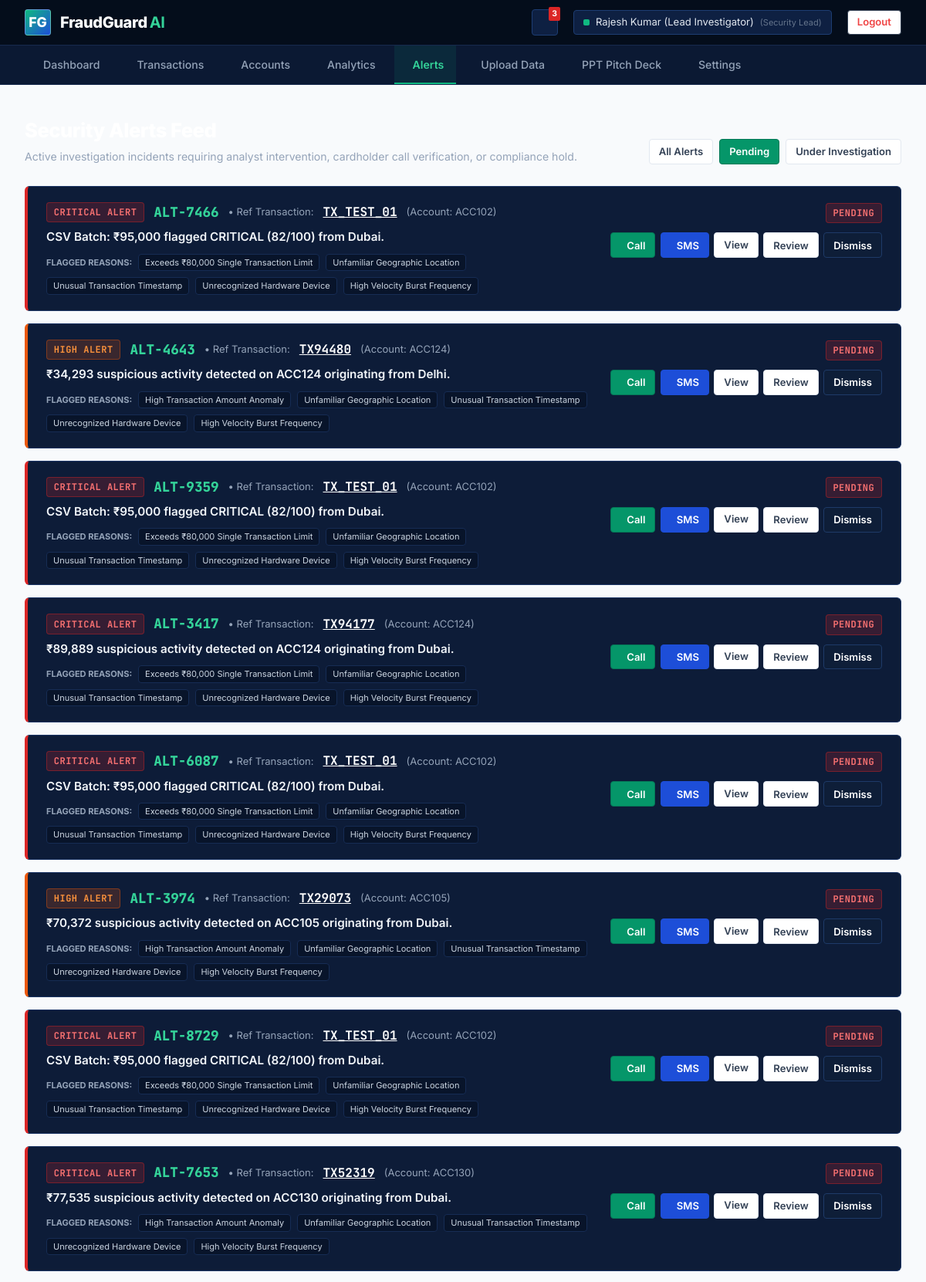
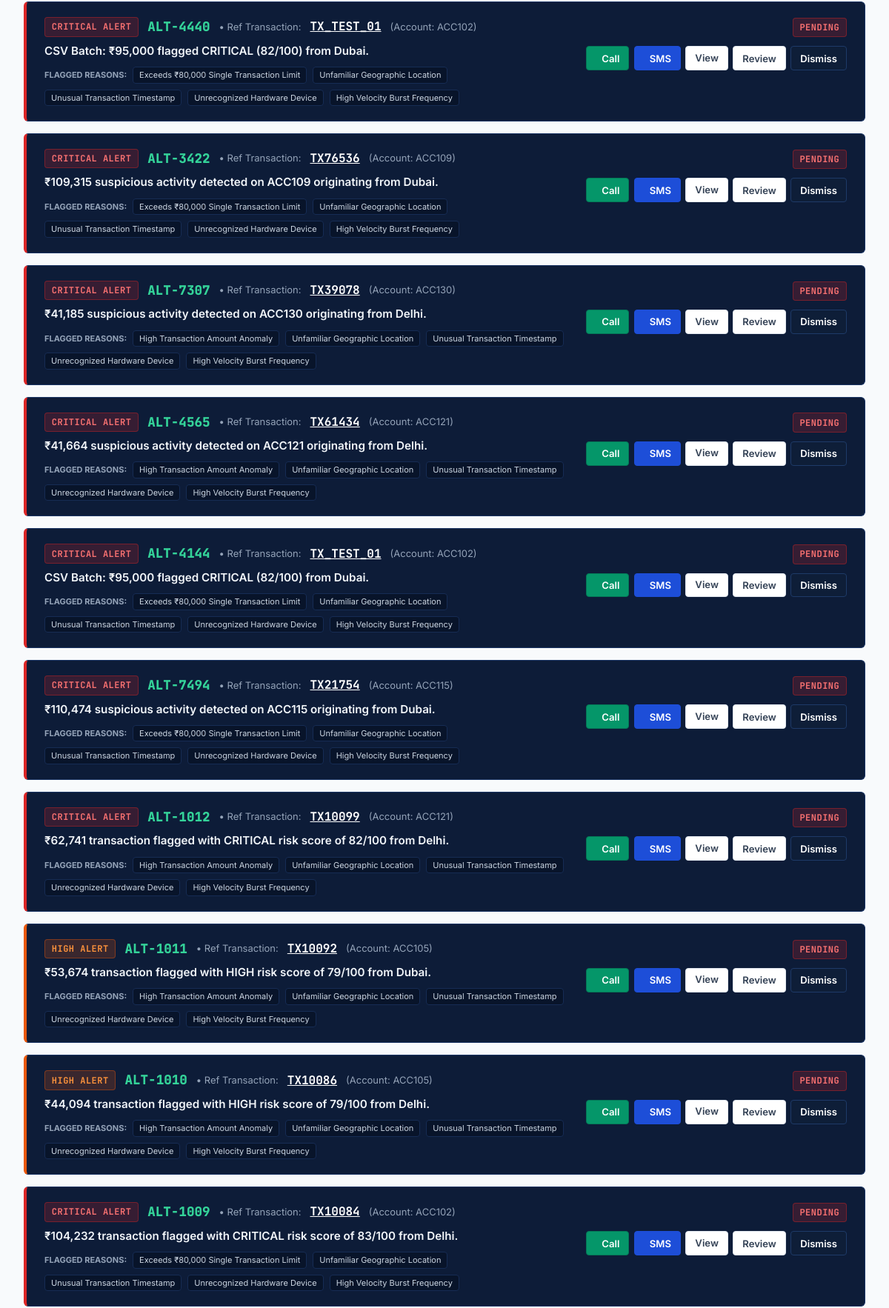
Screenshot of /alerts?status=PENDING (signed in, upper part) with the database file from the repository (2 pictures, top to bottom).
### tables this page shows
CREATE TABLE alerts (
            id INTEGER PRIMARY KEY AUTOINCREMENT,
            alert_id TEXT UNIQUE NOT NULL,
            transaction_id TEXT NOT NULL,
            account_id TEXT NOT NULL,
            severity TEXT NOT NULL,
            message TEXT NOT NULL,
            reasons TEXT DEFAULT '[]',
            status TEXT DEFAULT 'PENDING',
            created_at TIMESTAMP DEFAULT CURRENT_TIMESTAMP,
            FOREIGN KEY (transaction_id) REFERENCES transactions (transaction_id)
        );

### app.py (the view)
@app.route('/alerts')
@login_required
def alerts_view():
    status_filter = request.args.get('status', 'ALL')
    alerts_list = get_all_alerts(status_filter=status_filter)
    for a in alerts_list:
        try:
            a['reasons_list'] = json.loads(a['reasons']) if a['reasons'] else []
        except Exception:
            a['reasons_list'] = []
    return render_template('alerts.html', alerts=alerts_list, status_filter=status_filter)

### app.py (called while the page is built)
def login_required(f):
    @wraps(f)
    def decorated_function(*args, **kwargs):
        if 'user_id' not in session:
            if request.is_json or request.path.startswith('/api/'):
                return jsonify({'success': False, 'message': 'Authentication required. Please log in.'}), 401
            return redirect(url_for('login_view', next=request.url))
        return f(*args, **kwargs)
    return decorated_function

### database.py (called while the page is built)
def get_db_connection():
    os.makedirs(os.path.dirname(DB_PATH), exist_ok=True)
    conn = sqlite3.connect(DB_PATH, timeout=30.0)
    conn.row_factory = sqlite3.Row
    return conn

def get_all_alerts(status_filter=None):
    conn = get_db_connection()
    if status_filter and status_filter != 'ALL':
        rows = conn.execute('SELECT * FROM alerts WHERE status = ? ORDER BY id DESC', (status_filter,)).fetchall()
    else:
        rows = conn.execute('SELECT * FROM alerts ORDER BY id DESC').fetchall()
    conn.close()
    return [dict(r) for r in rows]

### templates/alerts.html (shortened to what this page needs)
{% extends "base.html" %}
{% block content %}
<div class="app-main-content">
    <div style="margin-bottom: 1.75rem; display: flex; justify-content: space-between; align-items: flex-end;">
        <div>
            <h1 style="font-size: 1.6rem; font-weight: 800; color: #FFFFFF; letter-spacing: -0.02em;">
            </h1>
            <p style="font-size: 0.88rem; color: #94A3B8; margin-top: 0.2rem;">
                Active investigation incidents requiring analyst intervention, cardholder call verification, or compliance hold.
            </p>
        </div>
        <div style="display: flex; gap: 0.5rem;">
            <a href="{{ url_for('alerts_view', status='ALL') }}" class="btn btn-sm {% if status_filter == 'ALL' %}btn-green{% else %}btn-secondary{% endif %}">
                All Alerts
            </a>
            <a href="{{ url_for('alerts_view', status='PENDING') }}" class="btn btn-sm {% if status_filter == 'PENDING' %}btn-green{% else %}btn-secondary{% endif %}">
                Pending
            </a>
            <a href="{{ url_for('alerts_view', status='UNDER_INVESTIGATION') }}" class="btn btn-sm {% if status_filter == 'UNDER_INVESTIGATION' %}btn-green{% else %}btn-secondary{% endif %}">
                Under Investigation
            </a>
        </div>
    </div>
    <div style="display: flex; flex-direction: column; gap: 1rem;">
        {% for alert in alerts %}
        <div id="alert-row-{{ alert.alert_id }}" class="panel-card" style="border-left: 4px solid {% if alert.severity == 'CRITICAL' %}#DC2626{% elif alert.severity == 'HIGH' %}#EA580C{% else %}#D97706{% endif %}; padding: 1.25rem 1.5rem;">
            <div style="display: flex; justify-content: space-between; align-items: flex-start; gap: 1.5rem; flex-wrap: wrap;">
                <div style="flex: 1; min-width: 320px;">
                    <div style="display: flex; align-items: center; gap: 0.75rem; margin-bottom: 0.5rem;">
                        <span class="risk-tag {{ alert.severity.lower() }}">
                            {{ alert.severity }} ALERT
                        </span>
                        <span class="mono" style="font-weight: 800; color: #34D399; font-size: 1.1rem;">
                            {{ alert.alert_id }}
                        </span>
                        <span style="color: #94A3B8; font-size: 13px;">&bull; Ref Transaction:</span>
                        <a href="{{ url_for('transaction_details_view', tx_id=alert.transaction_id) }}" class="mono" style="font-weight: 700; color: #FFFFFF; text-decoration: underline;">
                            {{ alert.transaction_id }}
                        </a>
                        <span style="color: #94A3B8; font-size: 13px;">(Account: {{ alert.account_id }})</span>
                    </div>
                    <div style="font-size: 0.95rem; font-weight: 600; color: #F1F5F9; margin-bottom: 0.6rem;">
                        {{ alert.message }}
                    </div>
                    {% if alert.reasons_list %}
                    <div style="display: flex; flex-wrap: wrap; gap: 0.5rem; align-items: center;">
                        <span style="font-size: 11px; font-weight: 700; color: #94A3B8; text-transform: uppercase;">FLAGGED REASONS:</span>
                        {% for r in alert.reasons_list %}
                        <span style="background: #08142A; border: 1px solid #162C54; border-radius: 4px; padding: 2px 8px; font-size: 11px; color: #CBD5E1;">
                            {{ r }}
                        </span>
                        {% endfor %}
                    </div>
                    {% endif %}
                </div>
                <div style="display: flex; flex-direction: column; align-items: flex-end; gap: 0.75rem;">
                    <div>
                        <span id="status-badge-{{ alert.alert_id }}" class="risk-tag {% if alert.status == 'PENDING' %}critical{% elif alert.status == 'UNDER_INVESTIGATION' %}medium{% else %}low{% endif %}">
                            {{ alert.status }}
                        </span>
                    </div>
                    <div style="display: flex; gap: 0.4rem; flex-wrap: wrap;">
                        <button class="btn btn-green btn-sm btn-call-customer" data-account-id="{{ alert.account_id }}" data-tx-id="{{ alert.transaction_id }}">
                             Call
                        </button>
                        <button class="btn btn-primary btn-sm btn-send-message" data-account-id="{{ alert.account_id }}" data-tx-id="{{ alert.transaction_id }}">
                             SMS
                        </button>
                        <a href="{{ url_for('transaction_details_view', tx_id=alert.transaction_id) }}" class="btn btn-secondary btn-sm">
                            View
                        </a>
                        <button class="btn btn-secondary btn-sm btn-review-alert" data-alert-id="{{ alert.alert_id }}">
                            Review
                        </button>
                        <button class="btn btn-dark btn-sm btn-dismiss-alert" data-alert-id="{{ alert.alert_id }}">
                            Dismiss
                        </button>
                    </div>
                </div>
            </div>
        </div>
        {% endfor %}
    </div>
</div>
{% endblock %}

### static/css/style.css (style rules this page uses)
:root { --navy-dark: #071224; --navy-surface: #0E1E38; --navy-card: #13274A; --navy-border: #1E3A68; --blue-primary: #1D4ED8; --blue-hover: #1E40AF; --blue-light: #EFF6FF; --blue-subtle: #DBEAFE; --blue-accent: #38BDF8; --emerald-primary: #059669; --emerald-accent: #10B981; --emerald-light: #ECFDF5; --emerald-dark: #064E3B; --emerald-border: #6EE7B7; --teal-accent: #0D9488; --teal-light: #CCFBF1; --teal-dark: #115E59; --off-white: #F8FAFC; --cream-surface: #F0FDF4; --gray-subtle: #E2E8F0; --gray-muted: #64748B; --gray-dark: #334155; --text-main: #0F172A; --text-light: #F1F5F9; --text-muted: #94A3B8; --risk-critical: #DC2626; --risk-critical-bg: #FEF2F2; --risk-high: #EA580C; --risk-high-bg: #FFF7ED; --risk-medium: #D97706; --risk-medium-bg: #FFFBEB; --risk-low: #059669; --risk-low-bg: #ECFDF5; --radius-xs: 2px; --radius-sm: 4px; --radius-md: 6px; --radius-lg: 8px; --shadow-sm: 0 1px 2px 0 rgba(0, 0, 0, 0.05); --shadow-md: 0 4px 6px -1px rgba(0, 0, 0, 0.1), 0 2px 4px -1px rgba(0, 0, 0, 0.06); --shadow-lg: 0 10px 15px -3px rgba(0, 0, 0, 0.15), 0 4px 6px -2px rgba(0, 0, 0, 0.05); }
* { box-sizing: border-box; margin: 0; padding: 0; }
body { font-family: 'Inter', -apple-system, BlinkMacSystemFont, 'Segoe UI', Roboto, sans-serif; color: var(--text-main); background-color: var(--off-white); line-height: 1.5; -webkit-font-smoothing: antialiased; }
code, pre, .mono { font-family: 'JetBrains Mono', monospace; }
a { color: inherit; text-decoration: none; }
.btn { display: inline-flex; align-items: center; justify-content: center; gap: 0.5rem; font-family: inherit; font-size: 0.9rem; font-weight: 600; padding: 0.6rem 1.25rem; border-radius: var(--radius-sm); border: 1px solid transparent; cursor: pointer; transition: background-color 0.15s ease, border-color 0.15s ease, transform 0.1s ease; text-align: center; white-space: nowrap; }
.btn-primary { background-color: var(--blue-primary); color: #FFFFFF; border-color: #1D4ED8; }
.btn-green, .btn-emerald { background-color: var(--emerald-primary); color: #FFFFFF; border-color: #047857; }
.btn-dark { background-color: var(--navy-surface); color: #FFFFFF; border-color: var(--navy-border); }
.btn-secondary { background-color: #FFFFFF; color: var(--gray-dark); border-color: var(--gray-subtle); }
.btn-sm { padding: 0.35rem 0.75rem; font-size: 0.82rem; border-radius: var(--radius-sm); }
.app-main-content { flex: 1; padding: 2rem; max-width: 1440px; margin: 0 auto; width: 100%; }
.panel-card { background: #0D1C38; border: 1px solid #1A3464; border-radius: var(--radius-md); padding: 1.5rem; }
.risk-tag { display: inline-block; padding: 0.2rem 0.55rem; font-size: 0.75rem; font-weight: 700; letter-spacing: 0.04em; border-radius: var(--radius-sm); border: 1px solid transparent; font-family: 'JetBrains Mono', monospace; }
.risk-tag.critical, .risk-tag.blocked { background: rgba(220, 38, 38, 0.2); color: #F87171; border-color: rgba(220, 38, 38, 0.4); }
.risk-tag.high { background: rgba(234, 88, 12, 0.2); color: #FB923C; border-color: rgba(234, 88, 12, 0.4); }

### rows the page displays
alerts: severity "CRITICAL", alert_id "ALT-7466", transaction_id "TX_TEST_01", account_id "ACC102", message "CSV Batch: ₹95,000 flagged CRITICAL (82/100) from Dubai.", reasons_list "Exceeds ₹80,000 Single Transaction Limit" "Unfamiliar Geographic Location" "Unusual Transaction Timestamp" "Unrecognized Hardware Device" "High Velocity Burst Frequency", status "PENDING"
alerts: severity "HIGH", alert_id "ALT-4643", transaction_id "TX94480", account_id "ACC124", message "₹34,293 suspicious activity detected on ACC124 originating from Delhi.", reasons_list "High Transaction Amount Anomaly" "Unfamiliar Geographic Location" "Unusual Transaction Timestamp" "Unrecognized Hardware Device" "High Velocity Burst Frequency", status "PENDING"
alerts: severity "CRITICAL", alert_id "ALT-9359", transaction_id "TX_TEST_01", account_id "ACC102", message "CSV Batch: ₹95,000 flagged CRITICAL (82/100) from Dubai.", reasons_list "Exceeds ₹80,000 Single Transaction Limit" "Unfamiliar Geographic Location" "Unusual Transaction Timestamp" "Unrecognized Hardware Device" "High Velocity Burst Frequency", status "PENDING"
alerts: severity "CRITICAL", alert_id "ALT-3417", transaction_id "TX94177", account_id "ACC124", message "₹89,889 suspicious activity detected on ACC124 originating from Dubai.", reasons_list "Exceeds ₹80,000 Single Transaction Limit" "Unfamiliar Geographic Location" "Unusual Transaction Timestamp" "Unrecognized Hardware Device" "High Velocity Burst Frequency", status "PENDING"
alerts: severity "CRITICAL", alert_id "ALT-6087", transaction_id "TX_TEST_01", account_id "ACC102", message "CSV Batch: ₹95,000 flagged CRITICAL (82/100) from Dubai.", reasons_list "Exceeds ₹80,000 Single Transaction Limit" "Unfamiliar Geographic Location" "Unusual Transaction Timestamp" "Unrecognized Hardware Device" "High Velocity Burst Frequency", status "PENDING"
alerts: severity "HIGH", alert_id "ALT-3974", transaction_id "TX29073", account_id "ACC105", message "₹70,372 suspicious activity detected on ACC105 originating from Dubai.", reasons_list "High Transaction Amount Anomaly" "Unfamiliar Geographic Location" "Unusual Transaction Timestamp" "Unrecognized Hardware Device" "High Velocity Burst Frequency", status "PENDING"
alerts: severity "CRITICAL", alert_id "ALT-8729", transaction_id "TX_TEST_01", account_id "ACC102", message "CSV Batch: ₹95,000 flagged CRITICAL (82/100) from Dubai.", reasons_list "Exceeds ₹80,000 Single Transaction Limit" "Unfamiliar Geographic Location" "Unusual Transaction Timestamp" "Unrecognized Hardware Device" "High Velocity Burst Frequency", status "PENDING"
alerts: severity "CRITICAL", alert_id "ALT-7653", transaction_id "TX52319", account_id "ACC130", message "₹77,535 suspicious activity detected on ACC130 originating from Dubai.", reasons_list "High Transaction Amount Anomaly" "Unfamiliar Geographic Location" "Unusual Transaction Timestamp" "Unrecognized Hardware Device" "High Velocity Burst Frequency", status "PENDING"
alerts: severity "CRITICAL", alert_id "ALT-4440", transaction_id "TX_TEST_01", account_id "ACC102", message "CSV Batch: ₹95,000 flagged CRITICAL (82/100) from Dubai.", reasons_list "Exceeds ₹80,000 Single Transaction Limit" "Unfamiliar Geographic Location" "Unusual Transaction Timestamp" "Unrecognized Hardware Device" "High Velocity Burst Frequency", status "PENDING"
alerts: severity "CRITICAL", alert_id "ALT-3422", transaction_id "TX76536", account_id "ACC109", message "₹109,315 suspicious activity detected on ACC109 originating from Dubai.", reasons_list "Exceeds ₹80,000 Single Transaction Limit" "Unfamiliar Geographic Location" "Unusual Transaction Timestamp" "Unrecognized Hardware Device" "High Velocity Burst Frequency", status "PENDING"
alerts: severity "CRITICAL", alert_id "ALT-7307", transaction_id "TX39078", account_id "ACC130", message "₹41,185 suspicious activity detected on ACC130 originating from Delhi.", reasons_list "High Transaction Amount Anomaly" "Unfamiliar Geographic Location" "Unusual Transaction Timestamp" "Unrecognized Hardware Device" "High Velocity Burst Frequency", status "PENDING"
alerts: severity "CRITICAL", alert_id "ALT-4565", transaction_id "TX61434", account_id "ACC121", message "₹41,664 suspicious activity detected on ACC121 originating from Delhi.", reasons_list "High Transaction Amount Anomaly" "Unfamiliar Geographic Location" "Unusual Transaction Timestamp" "Unrecognized Hardware Device" "High Velocity Burst Frequency", status "PENDING"
alerts: severity "CRITICAL", alert_id "ALT-4144", transaction_id "TX_TEST_01", account_id "ACC102", message "CSV Batch: ₹95,000 flagged CRITICAL (82/100) from Dubai.", reasons_list "Exceeds ₹80,000 Single Transaction Limit" "Unfamiliar Geographic Location" "Unusual Transaction Timestamp" "Unrecognized Hardware Device" "High Velocity Burst Frequency", status "PENDING"
alerts: severity "CRITICAL", alert_id "ALT-7494", transaction_id "TX21754", account_id "ACC115", message "₹110,474 suspicious activity detected on ACC115 originating from Dubai.", reasons_list "Exceeds ₹80,000 Single Transaction Limit" "Unfamiliar Geographic Location" "Unusual Transaction Timestamp" "Unrecognized Hardware Device" "High Velocity Burst Frequency", status "PENDING"
alerts: severity "CRITICAL", alert_id "ALT-1012", transaction_id "TX10099", account_id "ACC121", message "₹62,741 transaction flagged with CRITICAL risk score of 82/100 from Delhi.", reasons_list "High Transaction Amount Anomaly" "Unfamiliar Geographic Location" "Unusual Transaction Timestamp" "Unrecognized Hardware Device" "High Velocity Burst Frequency", status "PENDING"
alerts: severity "HIGH", alert_id "ALT-1011", transaction_id "TX10092", account_id "ACC105", message "₹53,674 transaction flagged with HIGH risk score of 79/100 from Dubai.", reasons_list "High Transaction Amount Anomaly" "Unfamiliar Geographic Location" "Unusual Transaction Timestamp" "Unrecognized Hardware Device" "High Velocity Burst Frequency", status "PENDING"
alerts: severity "HIGH", alert_id "ALT-1010", transaction_id "TX10086", account_id "ACC105", message "₹44,094 transaction flagged with HIGH risk score of 79/100 from Delhi.", reasons_list "High Transaction Amount Anomaly" "Unfamiliar Geographic Location" "Unusual Transaction Timestamp" "Unrecognized Hardware Device" "High Velocity Burst Frequency", status "PENDING"
alerts: severity "CRITICAL", alert_id "ALT-1009", transaction_id "TX10084", account_id "ACC102", message "₹104,232 transaction flagged with CRITICAL risk score of 83/100 from Delhi.", reasons_list "Exceeds ₹80,000 Single Transaction Limit" "Unfamiliar Geographic Location" "Unusual Transaction Timestamp" "Unrecognized Hardware Device" "High Velocity Burst Frequency", status "PENDING"

### other values shown
{{ session.get('user_name', 'Administrator') }} "Rajesh Kumar (Lead Investigator)"
